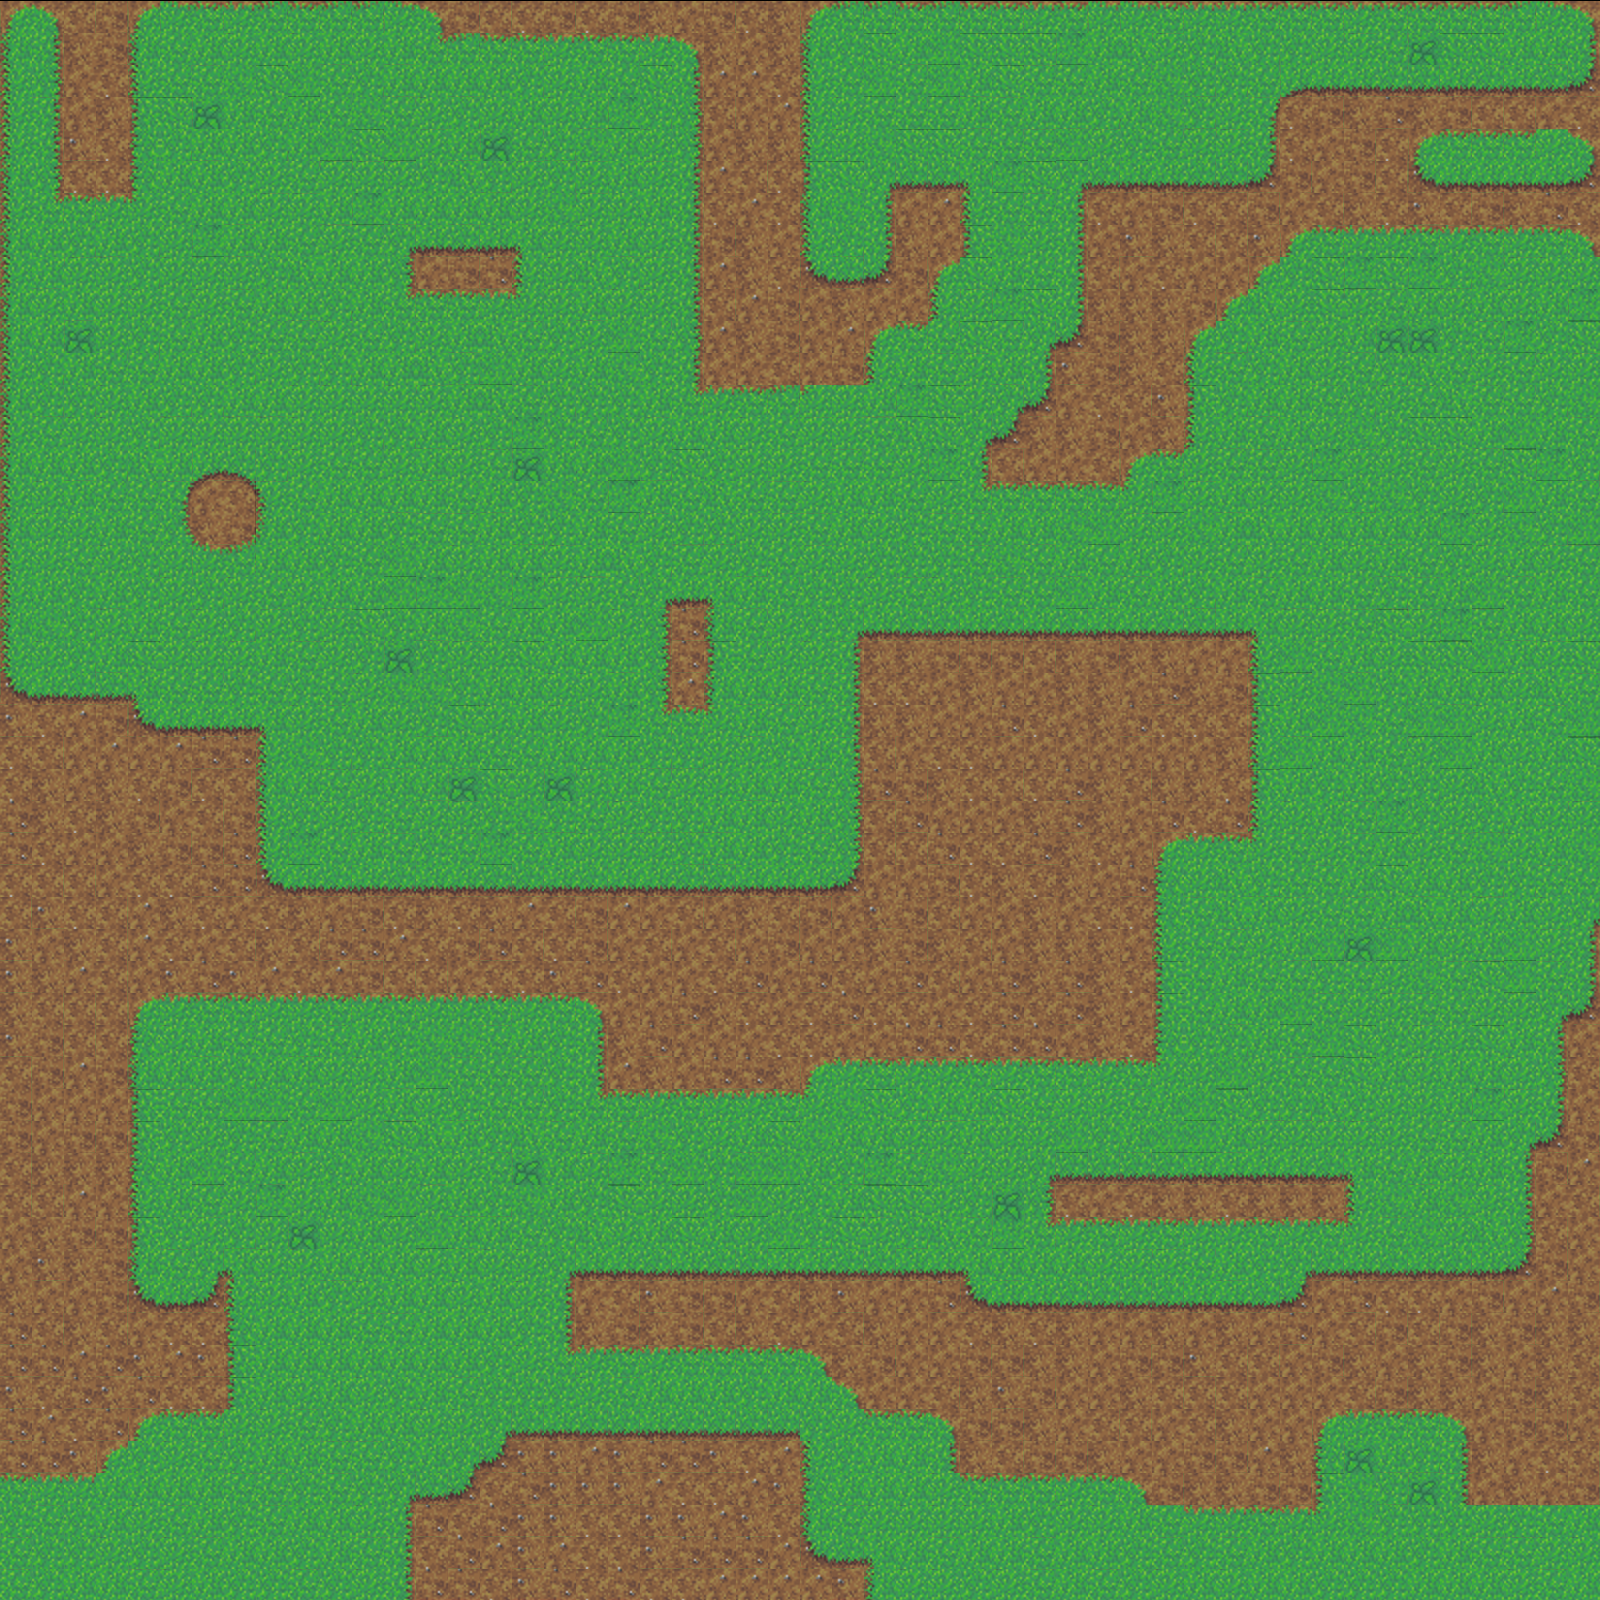

Tiled map render using the project's own tile images. Description and the whole map definition, tile-layer contents included, below:
An orthogonal 50x50 tile map with 32x32 px tiles, 1 tile layer (Tiles) and 2 objects (player, manhole).

<map version="1.0" orientation="orthogonal" renderorder="right-down" width="50" height="50" tilewidth="32" tileheight="32" nextobjectid="19">
 <tileset firstgid="1" name="newtiles" tilewidth="32" tileheight="32" tilecount="96" columns="12">
  <image source="newtiles.png" width="384" height="256" />
 </tileset>
 <layer name="Tiles" width="50" height="50" offsetx="0" offsety="1">
  <data encoding="csv">
5,6,10,22,5,29,26,25,30,26,30,30,29,6,22,10,8,22,8,22,21,9,22,8,21,5,30,30,26,30,26,26,25,26,29,29,26,25,25,26,26,26,25,26,26,26,26,30,29,6,
39,28,21,22,39,56,63,51,61,51,13,1,13,4,30,26,26,25,26,26,25,6,21,9,21,39,64,60,13,24,60,60,60,23,61,72,53,64,72,64,64,55,53,2,11,60,60,61,13,28,
27,40,9,8,27,2,50,12,60,24,56,64,13,61,13,61,64,51,63,56,60,28,7,7,8,27,56,24,2,24,13,60,50,56,63,2,12,14,64,2,41,37,37,38,38,37,38,37,38,18,
27,58,9,21,59,60,11,67,56,69,56,12,2,51,64,1,63,51,13,23,64,40,10,9,7,27,51,2,2,2,13,50,63,13,64,69,12,14,1,32,8,22,21,20,21,22,10,10,9,8,
27,28,19,8,71,64,13,63,64,69,24,60,24,57,13,11,2,14,12,63,51,40,9,21,21,27,51,12,60,60,2,2,50,24,57,62,2,51,53,28,8,9,22,8,5,26,26,26,53,6,
39,70,8,8,71,67,67,66,55,2,53,53,53,62,72,14,57,64,53,69,57,28,7,10,8,59,60,16,38,38,15,23,60,68,38,37,37,38,38,18,22,9,22,10,17,37,37,37,37,18,
27,4,26,25,3,56,61,13,53,53,13,23,13,69,13,69,1,12,53,1,69,28,8,7,8,39,12,28,9,7,27,2,54,28,8,9,22,8,10,22,9,10,21,8,19,10,22,21,20,8,
39,63,64,13,64,1,23,13,63,56,57,50,16,37,38,37,15,1,51,13,55,28,22,21,9,27,14,28,21,9,59,12,51,28,9,19,21,10,10,19,5,26,25,25,26,25,26,25,26,6,
27,13,53,51,64,51,51,55,64,72,61,61,40,9,22,20,27,51,72,64,57,28,7,21,8,17,38,18,22,5,60,61,2,28,10,9,8,9,9,5,62,60,23,60,23,14,12,53,51,55,
39,55,13,1,51,56,51,54,69,13,64,69,4,26,26,25,3,57,13,51,51,28,10,7,22,9,21,9,9,27,53,23,60,28,21,21,21,22,5,72,1,60,53,54,69,1,63,51,69,23,
39,67,11,1,64,56,63,66,56,56,51,56,64,51,13,72,54,62,1,24,2,40,7,21,22,9,7,5,26,2,60,2,16,18,22,21,21,5,14,63,50,55,13,11,11,62,54,23,62,60,
27,64,63,2,2,63,61,64,51,64,64,63,69,72,14,24,61,1,67,12,66,28,9,9,10,9,22,27,61,54,57,13,28,19,22,21,10,27,54,64,61,55,2,64,72,2,57,2,51,57,
39,14,64,51,69,14,64,13,13,51,51,51,51,53,61,72,54,64,62,62,67,4,25,26,30,3,57,13,23,60,51,16,18,9,8,10,19,59,64,13,63,54,64,53,54,72,54,2,64,12,
27,56,51,51,64,51,1,51,51,51,1,64,64,13,1,66,23,64,2,66,57,69,63,51,56,57,57,50,72,60,16,18,21,21,22,9,21,27,13,2,69,55,12,64,60,60,13,24,61,54,
39,61,13,64,72,61,41,42,64,51,56,56,1,13,51,54,11,63,69,24,14,60,66,51,55,56,50,56,55,23,28,10,9,9,10,5,26,55,56,54,51,23,57,1,50,55,2,60,23,14,
27,51,61,56,56,32,33,34,31,56,61,63,13,61,56,13,66,12,56,23,69,56,72,56,50,51,63,63,56,55,4,26,26,26,26,3,23,53,13,1,51,12,14,12,62,1,64,24,61,2,
39,51,1,67,56,44,45,46,43,64,61,67,66,50,54,69,14,66,61,2,57,14,14,55,57,50,63,51,62,50,50,63,13,12,24,57,51,12,61,72,63,61,63,13,61,23,51,12,64,24,
27,1,56,51,64,1,29,30,61,63,66,56,24,61,51,67,69,53,13,72,64,50,1,14,56,57,55,62,62,62,50,12,2,13,2,13,64,55,2,1,2,63,57,13,56,62,53,13,57,50,
27,69,66,13,64,51,64,51,56,1,13,67,24,23,24,12,23,53,53,2,68,37,15,13,2,62,62,51,50,51,62,50,2,24,13,56,61,14,61,54,13,61,56,14,50,63,24,2,63,56,
39,12,64,51,61,56,51,64,57,62,1,60,62,13,12,56,67,61,24,51,40,20,39,2,1,62,16,37,38,38,37,38,37,38,37,37,38,38,37,15,51,57,50,60,53,23,50,13,61,1,
27,51,64,13,60,1,51,57,67,50,51,66,11,66,53,51,60,63,67,13,40,20,59,2,1,51,58,21,21,22,22,22,10,21,22,21,21,9,9,27,24,54,13,51,60,60,24,61,53,60,
17,37,38,38,15,56,2,62,56,66,56,51,12,12,62,61,69,51,51,69,40,7,39,13,13,50,58,8,8,9,21,9,9,21,21,9,20,21,22,59,57,12,24,64,63,13,63,57,72,50,
19,8,7,22,17,37,37,37,15,51,54,67,1,14,60,51,67,53,62,23,4,26,3,13,2,51,58,21,21,9,9,20,8,9,21,20,8,8,10,59,13,24,12,56,24,24,51,63,50,24,
8,10,9,7,9,7,20,20,27,12,64,62,13,69,13,2,2,63,69,67,14,14,1,1,62,63,58,10,9,8,8,9,9,9,9,9,9,9,21,27,24,69,69,2,51,24,61,55,63,60,
8,21,9,21,8,22,8,10,39,63,54,51,61,13,11,60,55,11,53,63,2,1,1,13,63,50,40,20,22,21,8,10,8,20,21,10,21,21,8,59,61,64,63,62,64,55,72,62,56,12,
20,21,8,21,22,9,10,22,27,66,51,14,56,55,53,66,12,14,2,53,14,14,13,63,51,63,70,10,20,9,9,9,21,20,21,9,20,8,20,27,51,61,50,23,64,55,14,63,1,53,
20,8,9,9,21,22,22,20,27,23,2,67,50,62,54,23,54,61,51,57,1,14,13,63,62,50,40,10,10,20,8,8,20,21,8,9,5,25,26,3,54,55,50,63,51,50,12,51,61,12,
8,10,10,9,8,8,20,20,17,37,38,37,38,37,37,38,38,37,38,37,37,38,38,37,37,37,18,9,9,22,8,21,8,21,9,20,71,1,72,14,56,54,63,60,13,61,14,64,54,56,
10,19,8,10,7,21,8,9,8,21,9,22,8,21,8,21,7,10,22,7,9,10,9,21,10,22,9,19,22,10,9,9,21,9,8,8,71,50,72,69,57,2,50,13,72,61,53,63,51,16,
19,9,21,10,7,8,9,10,21,10,20,20,7,8,22,20,10,8,22,9,10,9,10,9,22,9,9,21,22,21,10,9,21,21,21,9,27,56,50,1,13,24,11,24,61,55,13,24,57,28,
19,21,7,10,9,19,20,19,7,8,7,22,10,10,9,8,8,19,20,8,9,9,8,20,9,20,8,9,20,10,9,20,21,20,21,8,59,56,61,56,2,62,54,1,12,50,60,24,54,28,
21,10,10,10,5,25,26,26,25,25,26,25,26,25,25,26,25,26,6,9,9,20,21,8,9,8,20,8,8,9,8,20,8,20,21,9,59,56,13,69,24,50,55,53,54,56,1,57,16,18,
19,22,10,10,71,51,13,56,56,14,54,63,62,12,12,50,61,62,28,21,20,9,9,9,8,8,9,9,20,20,8,20,20,9,21,8,71,62,64,63,56,24,60,62,53,1,60,63,28,9,
10,22,7,22,39,63,69,64,69,69,1,51,13,24,50,56,54,62,28,7,21,9,20,20,21,5,25,26,25,25,26,25,26,26,25,26,3,55,24,55,50,50,60,69,53,69,13,51,40,10,
22,9,9,9,59,50,50,24,24,56,24,1,13,1,14,2,2,62,4,26,25,26,25,25,26,3,12,60,14,13,13,60,56,51,57,54,61,24,60,14,14,72,62,55,55,61,23,53,28,9,
22,9,22,22,59,62,1,62,50,13,67,12,60,72,61,14,72,54,61,50,12,62,57,13,60,12,69,67,1,57,61,1,57,24,64,13,24,24,13,1,1,57,53,55,56,54,69,16,18,22,
10,21,21,21,71,61,24,2,13,55,64,61,55,13,1,56,11,67,53,23,54,24,64,24,24,61,14,23,50,12,51,1,16,38,38,38,38,37,37,37,37,38,15,56,13,51,61,28,22,7,
10,10,7,9,27,63,50,55,23,55,69,12,24,57,13,14,12,67,66,60,1,51,66,24,1,66,67,60,60,1,66,11,40,8,9,8,21,21,8,21,21,21,27,12,61,12,57,28,9,10,
9,21,22,22,59,62,57,14,55,11,55,63,1,24,13,67,56,64,72,55,61,60,61,1,24,14,60,53,14,72,54,23,4,25,26,25,26,25,25,26,25,26,3,50,12,57,72,40,10,9,
9,19,21,22,39,50,16,15,51,51,13,61,63,51,63,51,51,16,37,37,38,37,38,38,37,37,38,38,37,37,15,13,67,69,1,57,53,2,13,62,16,38,37,38,37,38,37,18,22,9,
21,9,9,22,17,37,18,27,51,61,62,51,61,61,51,61,51,28,9,10,19,22,22,9,10,21,19,9,9,20,17,37,37,38,38,38,38,37,37,38,18,9,20,8,8,9,22,9,7,22,
20,10,21,10,9,8,8,71,63,63,63,50,50,63,61,61,62,28,21,22,21,22,10,21,8,9,10,21,9,9,8,21,8,21,9,9,21,9,21,9,20,9,10,22,10,22,21,22,21,21,
20,20,7,20,19,7,19,59,61,63,61,63,61,61,63,62,51,4,25,26,25,26,26,26,26,6,21,22,9,9,22,22,21,21,9,22,22,19,10,10,9,22,21,9,21,22,21,9,21,10,
19,8,20,19,20,8,8,59,63,51,63,51,62,61,50,62,62,62,51,50,61,61,63,62,61,61,6,9,9,10,21,19,22,9,9,21,10,10,10,9,9,9,10,22,21,21,9,22,21,10,
20,7,8,20,5,26,26,51,51,50,62,63,61,51,51,16,38,37,38,38,37,38,38,38,38,62,51,26,26,6,22,22,21,9,10,10,9,10,21,9,9,5,25,26,26,6,9,22,22,9,
20,20,19,5,62,51,50,62,63,63,50,50,62,63,16,18,19,19,7,19,20,20,19,8,7,27,62,61,63,28,21,10,22,22,21,9,9,22,22,7,21,71,11,13,14,58,21,9,8,10,
26,25,25,61,63,61,61,50,50,62,50,62,16,38,18,8,20,19,19,19,7,8,8,7,19,71,63,61,63,51,26,26,26,25,26,6,22,21,21,22,22,59,12,14,11,58,9,21,9,22,
62,50,62,61,51,50,63,62,50,61,63,51,28,20,8,20,19,19,8,8,19,19,7,19,8,39,50,51,51,51,51,61,62,51,51,63,50,25,25,26,25,3,12,62,62,62,51,62,50,63,
50,62,62,51,62,51,50,63,61,62,63,50,58,8,20,7,19,7,8,8,19,20,20,20,7,17,38,15,63,50,63,61,50,61,61,62,50,62,50,63,62,63,63,61,62,61,50,50,51,51,
50,62,61,63,50,51,61,62,62,50,62,51,28,20,20,8,19,20,8,20,8,8,7,7,7,7,19,39,51,51,62,51,50,61,50,62,51,61,51,63,63,62,62,62,61,61,61,51,50,63
</data>
 </layer>
 <objectgroup name="Items">
  <object id="1" name="player" gid="73" x="479" y="611" width="128" height="128" />
 </objectgroup>
 <objectgroup name="Bounds">
  <object id="3" name="manhole" x="223" y="509" width="80" height="80">
   <ellipse />
  </object>
 </objectgroup>
</map>